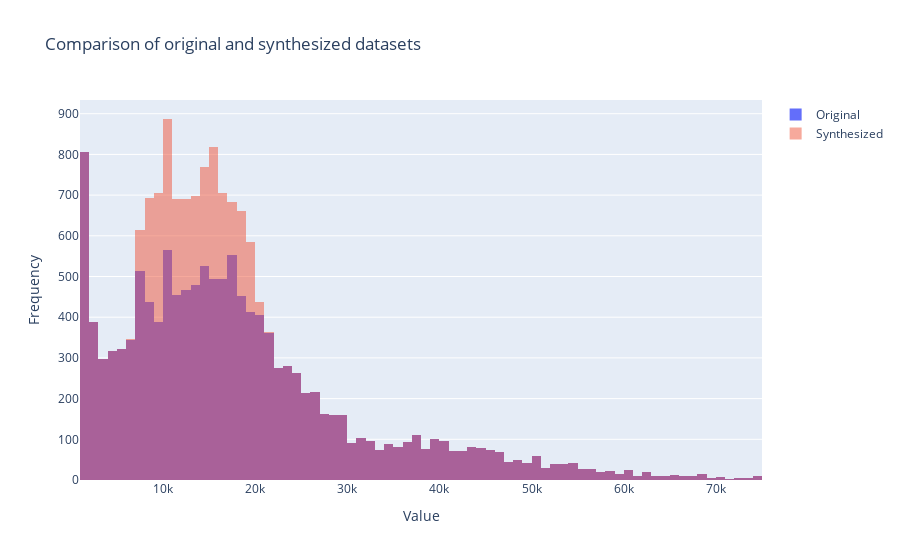

The notebook cell this image was saved under:
### Code cell
# Create subset
subset_df = df[(df[target] > 8000) & (df[target] < 21000)]
# Generate data
synthetic_df = synthesize_data(subset_df, 3000)
# Combine with original data
synthetic_df = pd.concat([df, synthetic_df])
# plot the difference
comparison_plot(df, synthetic_df)

### Figure 1 — Plotly figure (JSON) as saved in the notebook; plotly's stock layout.template omitted (floating-point values rounded to 4 significant figures; data arrays with more than 128 entries replaced by an {"elided": "..."} marker saying what was removed)
{"data": [{"name": "Original", "type": "histogram", "x": {"elided": "13260 int values"}}, {"name": "Synthesized", "opacity": 0.5, "type": "histogram", "x": {"elided": "16260 int values"}}], "layout": {"barmode": "overlay", "title": {"text": "Comparison of original and synthesized datasets"}, "xaxis": {"title": {"text": "Value"}}, "yaxis": {"title": {"text": "Frequency"}}}}
